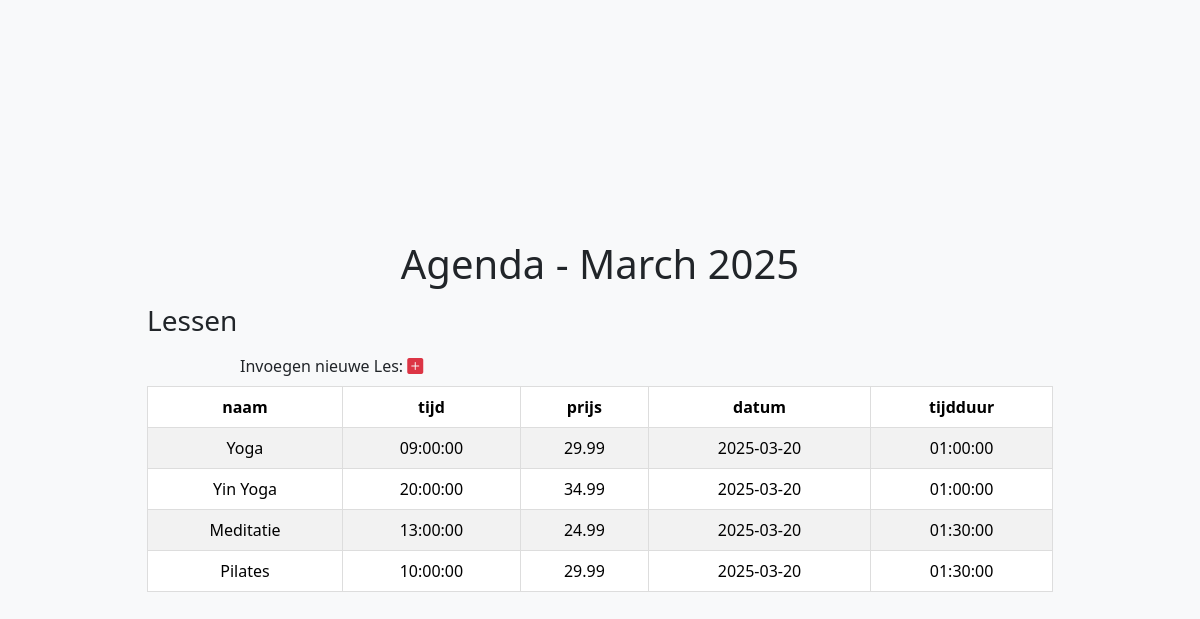
Screenshot of /lessen/Lessen.php with the database file from the repository.
### tables this page shows
CREATE TABLE Lessen	 
(
    les_id              INT                     NOT NULL                    PRIMARY KEY AUTO_INCREMENT,
    naam                VARCHAR(50)             NOT NULL,
    tijd                TIME                    NOT NULL, 
    prijs               DECIMAL(5,2)            NOT NULL,
    datum               DATE                    NOT NULL, 
    tijdduur            TIME                    NOT NULL,
    MinAantalPersonen   TINYINT                 NOT NULL,   
    MaxAantalPersonen   TINYINT                 NOT NULL,
    Beschikbaarheid     VARCHAR(50)             NOT NULL,
    IsActief            BIT                     NOT NULL, 
    Opmerking           VARCHAR(250)            NOT NULL,
    DatumAangemaakt     DATETIME                NOT NULL,
    DatumGewijzigd      DATETIME                NOT NULL
);

### lessen/Lessen.php (the view, shortened to what this page needs)
<?php
$servername = "localhost";
$username = "root";
$password = "";
$dbname = "FitForFun";
$conn = new mysqli($servername, $username, $password, $dbname);
$lessen = [];
$lessenResult = $conn->query("SELECT * FROM Lessen");
if ($lessenResult) {
    while ($lessenRow = $lessenResult->fetch_object()) {
        $lessen[] = $lessenRow;
    }
}
?>
<!doctype html>
<html lang="nl">
<head>
    <link href="https://cdn.jsdelivr.net/npm/bootstrap@5.3.3/dist/css/bootstrap.min.css" rel="stylesheet">
    <link rel="stylesheet" href="Lessen.css">
    <link rel="stylesheet" href="https://cdn.jsdelivr.net/npm/bootstrap-icons@1.11.3/font/bootstrap-icons.min.css">
</head>
<body>
    <div class="container mt-5">
        <h1 class="text-center">Agenda - <?= date('F Y'); ?></h1>
        <div class="container mt-3">
            <div class="row">
                <div class="col-1"></div>
                <div class="col-10">
                    <h3>Lessen</h3>
                    </div>
                <div class="col-1"></div>
            </div>
            <div class="row my-2">
            <div class="col-2"></div>
            <div class="col-8">
                Invoegen nieuwe Les:
                <a href="addlessen.php"><i class="bi bi-plus-square-fill text-danger"></i></a>
                </div>
            <div class="col-2"></div>
        </div>
            <div class="row">
                <div class="col-1"></div>
                <div class="col-10">
                    <table class="table table-striped">
                        <thead>
                            <tr>
                                <th>naam</th>
                                <th>tijd</th>
                                <th>prijs</th>
                                <th>datum</th>
                                <th>tijdduur</th>
                            </tr>
                        </thead>
                        <tbody>
                            <?php foreach($lessen as $les) : ?>
                                <tr>
                                    <td><?= $les->naam ?></td>
                                    <td><?= $les->tijd ?></td>
                                    <td><?= $les->prijs ?></td>
                                    <td><?= $les->datum ?></td>
                                    <td><?= $les->tijdduur ?></td>
                                </tr>
                            <?php endforeach; ?>
                        </tbody>
                    </table>
                </div>
                <div class="col-1"></div>
            </div>
        </div>
    </div>
</body>
</html>

### lessen/lessen.css (style rules this page uses)
body { background-color: #f8f9fa; display: flex; justify-content: center; align-items: center; height: 100vh; }
table { width: 100%; border-collapse: collapse; }
td, th { border: 1px solid #ddd; padding: 10px; text-align: center; cursor: pointer; }

### rows the page displays
lessen: naam "Yoga", tijd "09:00:00", prijs "29.99", datum "2025-03-20", tijdduur "01:00:00"
lessen: naam "Yin Yoga", tijd "20:00:00", prijs "34.99", datum "2025-03-20", tijdduur "01:00:00"
lessen: naam "Meditatie", tijd "13:00:00", prijs "24.99", datum "2025-03-20", tijdduur "01:30:00"
lessen: naam "Pilates", tijd "10:00:00", prijs "29.99", datum "2025-03-20", tijdduur "01:30:00"
